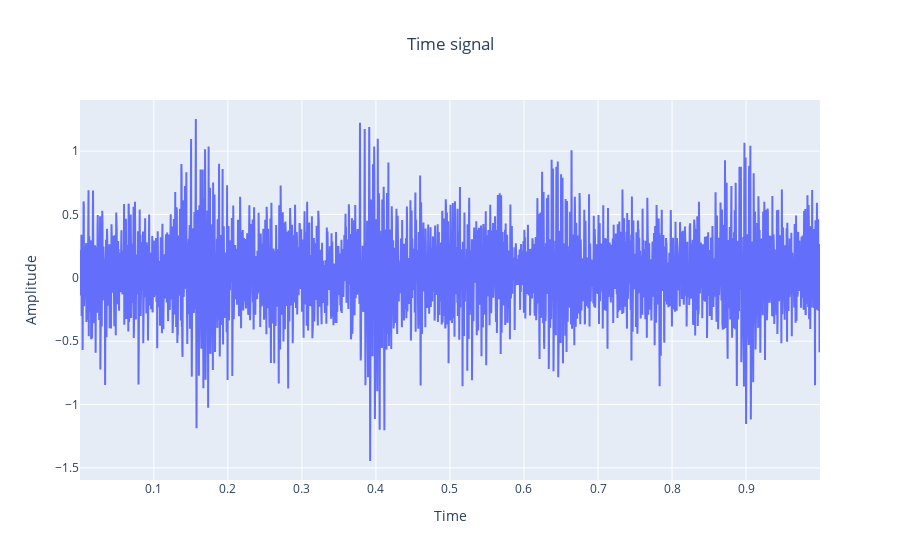

Notebook source saved alongside this figure:
### Code cell
fig=go.Figure()
fig.add_trace(go.Scatter(x=new_df['Seconds'],y=new_df.y,mode='lines',name = 'time signal'))
fig.update_layout(hovermode="x")
fig.update_layout(xaxis=dict(showgrid=True),yaxis=dict(showgrid=True),title={'text':'Time signal','xanchor':'center','x':0.5})
fig.update_xaxes(title_text='Time')
fig.update_yaxes(title_text='Amplitude')

### Figure 1 — Plotly figure (JSON) as saved in the notebook; plotly's stock layout.template omitted (floating-point values rounded to 4 significant figures; data arrays with more than 128 entries replaced by an {"elided": "..."} marker saying what was removed)
{"data": [{"mode": "lines", "name": "time signal", "type": "scatter", "x": {"elided": "3125 float values"}, "y": {"elided": "3125 float values"}}], "layout": {"hovermode": "x", "title": {"text": "Time signal", "x": 0.5, "xanchor": "center"}, "xaxis": {"showgrid": true, "title": {"text": "Time"}}, "yaxis": {"showgrid": true, "title": {"text": "Amplitude"}}}}
